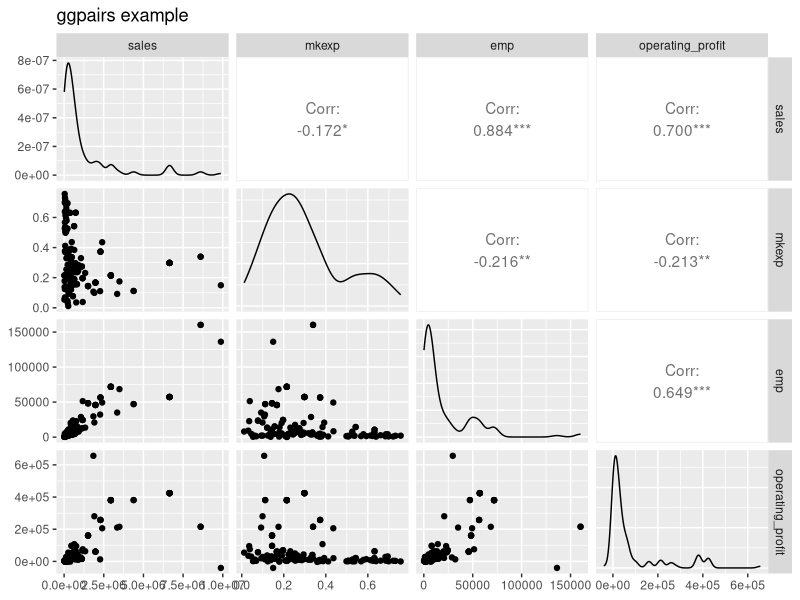
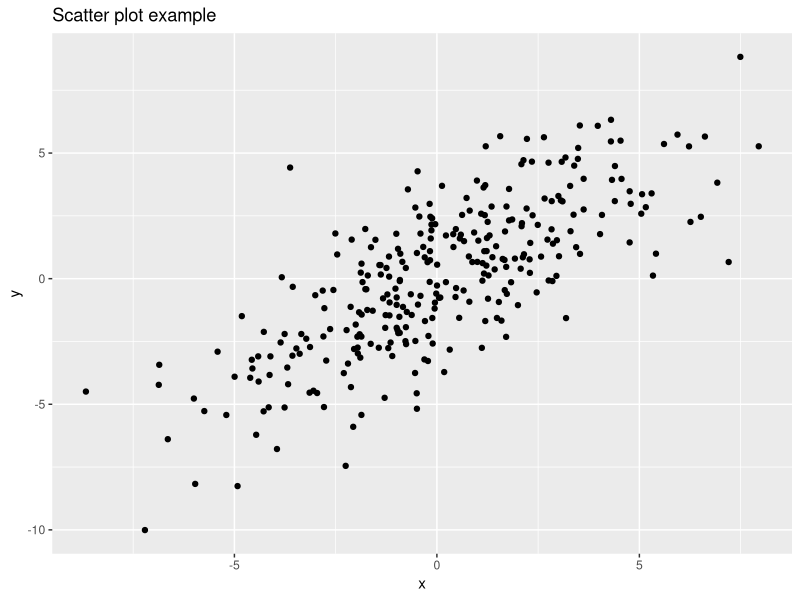
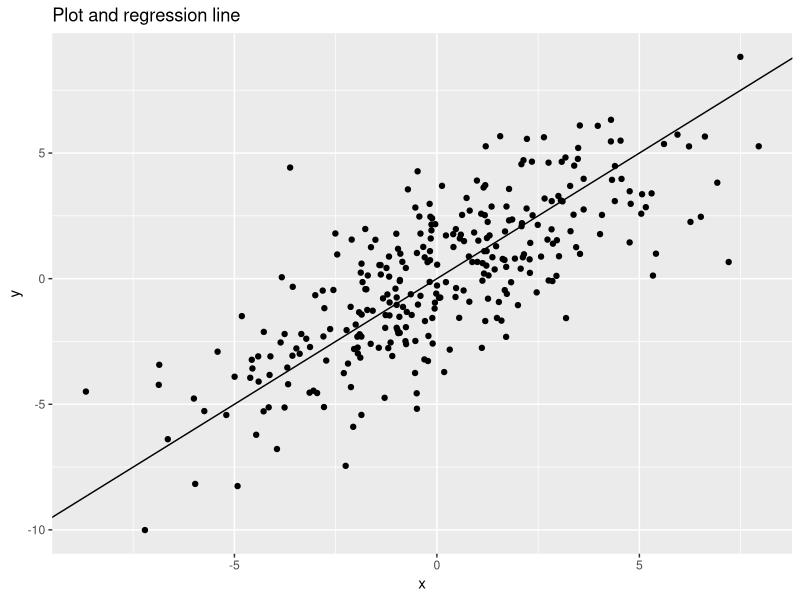

Write R code to recreate these figures, in order.
## ---- chunk 1
firmdata <- readxl::read_xlsx("data/MktRes_firmdata.xlsx")
## ---- chunk 2
library(tidyverse)

firmdata19 <- firmdata %>% 
  filter(fyear == 2019)
## ---- chunk 3
firmdata19 %>% 
  select(sales, mkexp, emp, operating_profit) %>% 
GGally::ggpairs()+ labs(title = "ggpairs example")
## ---- chunk 4
ds1 <- firmdata19 %>% 
  select(sales, mkexp, emp, operating_profit) %>% 
  summary()
knitr::kable(ds1, align = "cccc")
## ---- chunk 5
rho <- 0.6
set.seed(1)
x <- rnorm(n=300,mean=0,sd=3)
e1 <- rnorm(n=300,mean=0,sd=3)
y <- sqrt(rho)*x+sqrt(1-rho)*e1
datap1 <- data.frame(cbind(x,y))
p <- ggplot(data = datap1, mapping = aes(x=x,y=y))
sc1 <- p + geom_point() + labs(x = "x", y = "y", title = "Scatter plot example")
sc1
## ---- chunk 6
reg1 <- lm(sales ~ emp, data = firmdata19)
coef(reg1)
## ---- chunk 7
sc2 <- p + geom_point() + geom_abline() + labs(x = "x", y = "y", title = "Plot and regression line")
sc2
## ---- chunk 8
summary(reg1)
## ---- chunk 9
confint(reg1,level = 0.99)
## ---- chunk 10
reg2 <- lm(operating_profit ~ adv, data = firmdata19)
summary(reg2)
confint(reg2)
## ---- chunk 11
reg3 <- lm(operating_profit ~ adv + temp + emp + labor_cost + total_assets + rd, data = firmdata19)
summary(reg3)
confint(reg3)
## ---- chunk 12
beta <- c("y に影響を直接与える", "y に影響を与えない")
cor <- c("必ず含める（欠落変数を防ぐ）","含めないほうが良い（ただし推定誤差は増えるがバイアスは増えない）")
mediate <- c("含めていけない（過剰制御）","左と同様")
nocor <- c("含めることで推定誤差は減る（含めなくてもバイアスは増えない）","左と同様")
tab_varchoice <- cbind(beta,cor,mediate,nocor)
colnames(tab_varchoice) <- c(" ", "x に影響を与える or x と同時決定", "x から影響を受ける", "x とは無相関")
knitr::kable(tab_varchoice, caption = "変数選択の指針", align = "cccc")

